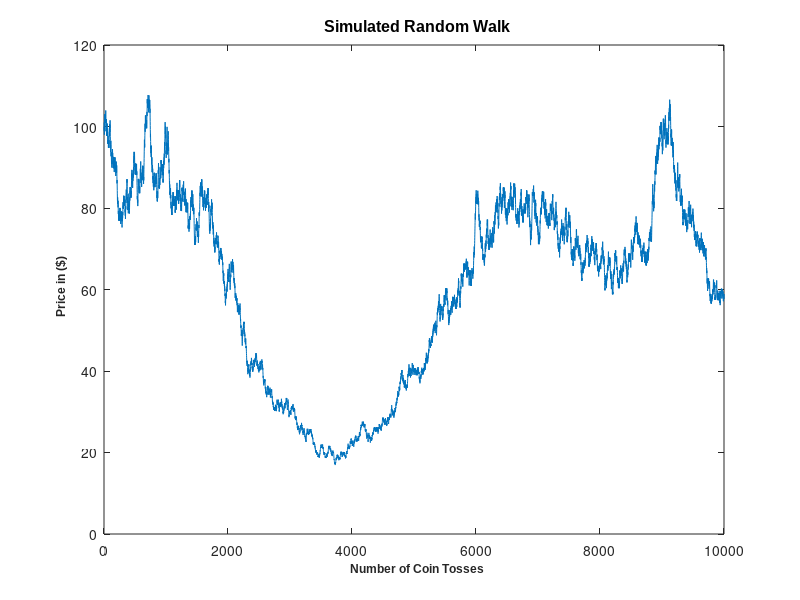

This figure's MATLAB source:
% Simple Simulated Random Walk Adapted
% from part 1 Paul Wilmott on Quant Fin

% create matrix with random int either 1 or 2
randMat = randi(2,10000,1);
randEquity = [1:10000];

headCount = 0;
tailCount = 0;
equitySeed = 100.00;

for i=1:10000
    if randMat(i)==1
        % we flipped a heads
        headCount = headCount + 1;
        equitySeed = 1.01 * equitySeed;
        randEquity(i) = equitySeed;
    else
        % must have flipped tails
        tailCount = tailCount + 1;
        equitySeed = 0.99 * equitySeed;
        randEquity(i) = equitySeed;
    end
end

fprintf('You flipped %i heads & %i tails\n', headCount, tailCount);
plot(randEquity);
title('\bf \fontname{Arial} \fontsize{16}Simulated Random Walk');
xlabel('\bf \fontname{Arial} \fontsize{12}Number of Coin Tosses');
ylabel('\bf \fontname{Arial} \fontsize{12}Price in ($)');

% clean-up
clear equitySeed headCount tailCount randMat i;
